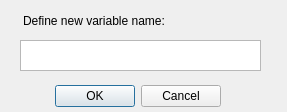
<?xml version="1.0" encoding="UTF-8"?>
<ui version="4.0">
 <class>Page3addnewvar</class>
 <widget class="QDialog" name="Page3addnewvar">
  <property name="geometry">
   <rect>
    <x>0</x>
    <y>0</y>
    <width>287</width>
    <height>112</height>
   </rect>
  </property>
  <property name="windowTitle">
   <string>Dialog</string>
  </property>
  <widget class="QDialogButtonBox" name="buttonBox">
   <property name="geometry">
    <rect>
     <x>50</x>
     <y>80</y>
     <width>171</width>
     <height>32</height>
    </rect>
   </property>
   <property name="orientation">
    <enum>Qt::Horizontal</enum>
   </property>
   <property name="standardButtons">
    <set>QDialogButtonBox::Cancel|QDialogButtonBox::Ok</set>
   </property>
  </widget>
  <widget class="QTextEdit" name="addVar">
   <property name="geometry">
    <rect>
     <x>20</x>
     <y>40</y>
     <width>241</width>
     <height>31</height>
    </rect>
   </property>
  </widget>
  <widget class="QLabel" name="label">
   <property name="geometry">
    <rect>
     <x>23</x>
     <y>13</y>
     <width>191</width>
     <height>16</height>
    </rect>
   </property>
   <property name="text">
    <string>Define new variable name:</string>
   </property>
  </widget>
 </widget>
 <resources/>
 <connections>
  <connection>
   <sender>buttonBox</sender>
   <signal>accepted()</signal>
   <receiver>Page3addnewvar</receiver>
   <slot>accept()</slot>
   <hints>
    <hint type="sourcelabel">
     <x>248</x>
     <y>254</y>
    </hint>
    <hint type="destinationlabel">
     <x>157</x>
     <y>274</y>
    </hint>
   </hints>
  </connection>
  <connection>
   <sender>buttonBox</sender>
   <signal>rejected()</signal>
   <receiver>Page3addnewvar</receiver>
   <slot>reject()</slot>
   <hints>
    <hint type="sourcelabel">
     <x>316</x>
     <y>260</y>
    </hint>
    <hint type="destinationlabel">
     <x>286</x>
     <y>274</y>
    </hint>
   </hints>
  </connection>
 </connections>
</ui>
